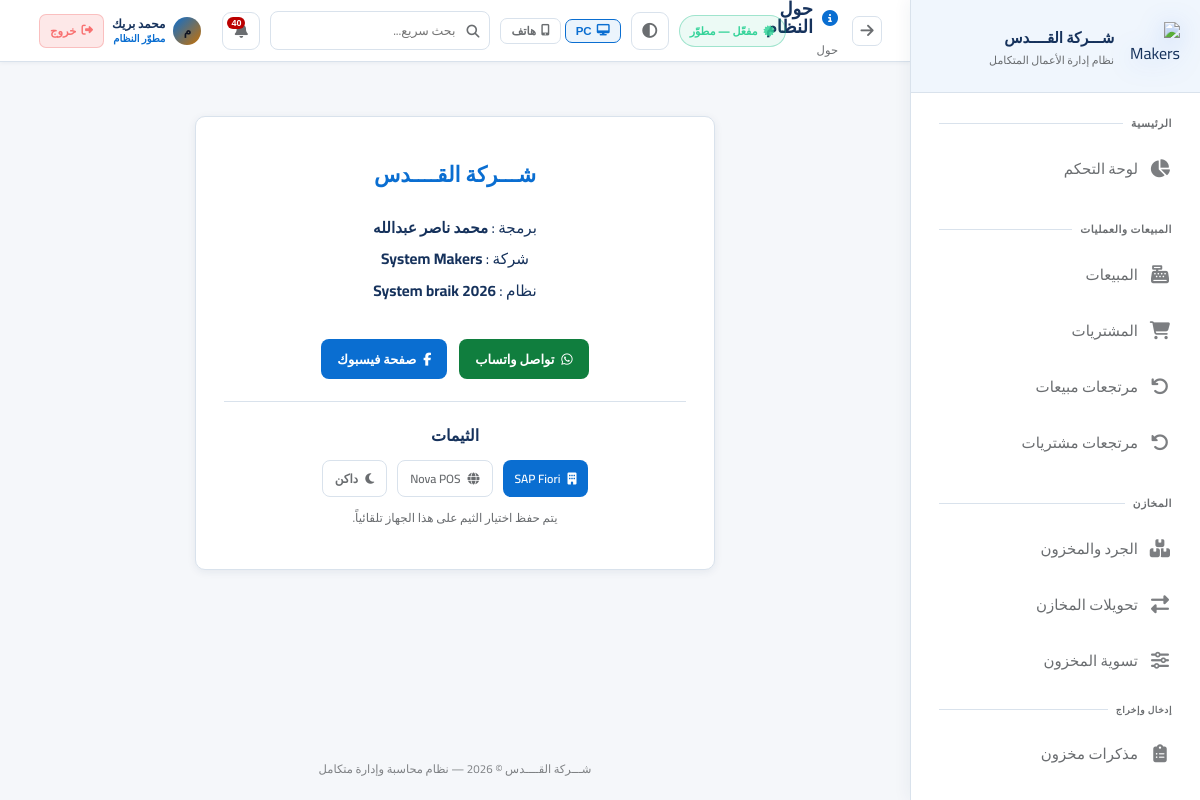
Page /about (signed in) on the committed database.
### app.py (models this page shows, shortened)
class AppSetting(db.Model):
    id = db.Column(db.Integer, primary_key=True)
    key = db.Column(db.String(80), unique=True, nullable=False)
    value = db.Column(db.Text)

class User(UserMixin, db.Model):
    id = db.Column(db.Integer, primary_key=True)
    username = db.Column(db.String(80), unique=True, nullable=False)
    password_hash = db.Column(db.String(256))
    full_name = db.Column(db.String(120))
    role = db.Column(db.String(20), default='user')  # developer, admin, manager, user
    branch_id = db.Column(db.Integer, db.ForeignKey('branch.id'))
    is_active = db.Column(db.Boolean, default=True)
    created_at = db.Column(db.DateTime, default=datetime.utcnow)
    last_seen = db.Column(db.DateTime, nullable=True)
    last_ip = db.Column(db.String(64), nullable=True)
    last_user_agent = db.Column(db.String(256), nullable=True)
    permissions = db.Column(db.Text)  # JSON list of permission keys; empty = استخدام صلاحيات الدور

### app.py (the view)
@app.route('/about')
@login_required
def about():
    gs = get_app_settings_dict(branch_id=getattr(current_user, 'branch_id', None))
    return render_template('about.html', settings=gs)

### app.py (called while the page is built, shortened)
@login_manager.user_loader
def load_user(user_id):
    return User.query.get(int(user_id))

def user_can(user, perm: str) -> bool:
    if not user or not user.is_authenticated:
        return False
    if getattr(user, 'role', None) == 'developer':
        return True

def user_can_approve_transfers(user) -> bool:
    if not user or not user.is_authenticated:
        return False
    if getattr(user, 'role', None) in ('developer', 'admin'):
        return True
    custom = _perm_list_from_user(user)
    if custom is not None:
        return 'transfer_approve' in custom
    return False

def user_can_delete_users_account(user) -> bool:
    if not user or not user.is_authenticated:
        return False
    if getattr(user, 'role', None) == 'developer':
        return True

def permission_keys_for_editor(viewer):
    if not viewer or not getattr(viewer, 'is_authenticated', False):
        return [x for x in PERMISSION_KEYS if x[0] not in DEVELOPER_ONLY_PERMS]
    if getattr(viewer, 'role', None) == 'developer':
        return list(PERMISSION_KEYS)
    return [x for x in PERMISSION_KEYS if x[0] not in DEVELOPER_ONLY_PERMS]

def subscription_status_for_ui():
    if not current_user.is_authenticated:
        return None
    gs = get_app_settings_dict(branch_id=None)
    lic_msg = (gs.get('license_expiry_message') or DEFAULT_SETTINGS.get('license_expiry_message', '') or '').strip()
    if getattr(current_user, 'role', None) == 'developer':
        return {'kind': 'developer', 'line': 'مفعّل — مطوّر', 'client_message': lic_msg}

def _pending_transfers_count_for_user(user):
    if not user or not user.is_authenticated:
        return 0
    q = TransferRequest.query.filter_by(status='pending')
    if user_can_approve_transfers(user):
        q = q.filter(
            db.or_(
                TransferRequest.approver_user_id.is_(None),
                TransferRequest.approver_user_id == user.id,
            )
        )
        return q.count()
    return 0

@app.before_request
def erp_sqlite_autobackup_start():
    if getattr(erp_sqlite_autobackup_start, '_started', False):
        return

### templates/about.html (shortened to what this page needs)
{% extends 'base.html' %}
{% set block_icon = 'fas fa-info-circle' %}
{% block breadcrumb %}حول{% endblock %}
{% block content %}
<div class="card" style="max-width:520px;margin:2rem auto;text-align:center;">
    <div class="card-body" style="padding:2.5rem 1.75rem;">
        <div style="font-size:1.35rem;font-weight:800;margin-bottom:1.25rem;color:var(--accent);line-height:1.6;">
            {{ app_brand_title }}
        </div>
        <div style="font-size:0.95rem;line-height:2.1;color:var(--text);">
            <div>برمجة : <strong>محمد ناصر عبدالله</strong></div>
            <div>شركة : <strong>System Makers</strong></div>
            <div>نظام : <strong>{{ settings.get('program_label', 'Silsal POS') }}</strong></div>
        </div>
        <div style="display:flex;flex-wrap:wrap;gap:12px;justify-content:center;margin-top:2rem;">
            <a href="https://wa.me/201103763082" target="_blank" rel="noopener noreferrer" class="btn btn-success">
                <i class="fab fa-whatsapp"></i> تواصل واتساب
            </a>
            <a href="https://www.facebook.com/profile.php?id=100095476066188" target="_blank" rel="noopener noreferrer" class="btn btn-info">
                <i class="fab fa-facebook-f"></i> صفحة فيسبوك
            </a>
        </div>
        <div style="margin-top:22px;padding-top:18px;border-top:1px solid var(--border);">
            <div style="font-weight:800;margin-bottom:10px;color:var(--text);">الثيمات</div>
            <div style="display:flex;flex-wrap:wrap;gap:10px;justify-content:center;">
                <button type="button" class="btn btn-primary btn-sm" onclick="erpSetTheme('fiori')"><i class="fas fa-building"></i> SAP Fiori</button>
                <button type="button" class="btn btn-outline btn-sm" onclick="erpSetTheme('light')"><i class="fas fa-globe"></i> Nova POS</button>
                <button type="button" class="btn btn-outline btn-sm" onclick="erpSetTheme('dark')"><i class="fas fa-moon"></i> داكن</button>
            </div>
            <div style="margin-top:10px;font-size:12px;color:var(--text-muted);line-height:1.8;">
                يتم حفظ اختيار الثيم على هذا الجهاز تلقائياً.
            </div>
        </div>
    </div>
</div>
{% endblock %}

### templates/base.html (shortened to what this page needs)
<!DOCTYPE html>
<html lang="ar" dir="rtl" data-theme="fiori" data-layout-default="{{ layout_max_width | default('1400px') }}">
<head>
    <link rel="stylesheet" href="https://cdnjs.cloudflare.com/ajax/libs/font-awesome/6.5.0/css/all.min.css">
    <link rel="stylesheet" href="{{ url_for('static', filename='css/style.css') }}">
</head>
<body>
<aside class="sidebar sidebar-enterprise" id="sidebar">
    <div class="sidebar-logo">
        <div class="logo-icon">
            <img src="{{ url_for('static', filename='img/logo-makers-erp-3d.png') }}" alt="Makers ERP">
        </div>
        <div class="logo-text">
            <div class="name">{{ app_brand_title | default('Silsal POS') }}</div>
            <div class="sub">نظام إدارة الأعمال المتكامل</div>
        </div>
    </div>
    <nav class="sidebar-nav" id="sidebarNav" style="display:flex;flex-direction:column;padding-bottom:8px;">
        <div class="nav-section">
            <div class="nav-label">الرئيسية</div>
            {% if can('dashboard') %}
            <a href="{{ url_for('dashboard') }}" class="nav-link {% if request.endpoint=='dashboard' %}active{% endif %}">
                <i class="fas fa-chart-pie"></i><span class="label">لوحة التحكم</span>
            </a>
            {% endif %}
        </div>
        {% if can('sales') or can('purchases') or can('returns') %}
        <div class="nav-section">
            <div class="nav-label">المبيعات والعمليات</div>
            {% if can('sales') %}
            <a href="{{ url_for('sales') }}" class="nav-link {% if 'sale' in (request.endpoint or '') and 'return' not in (request.endpoint or '') and 'report' not in (request.endpoint or '') %}active{% endif %}">
                <i class="fas fa-cash-register"></i><span class="label">المبيعات</span>
            </a>
            {% endif %}
            {% if can('purchases') %}
            <a href="{{ url_for('purchases') }}" class="nav-link {% if 'purchase' in (request.endpoint or '') and 'return' not in (request.endpoint or '') and 'report' not in (request.endpoint or '') %}active{% endif %}">
                <i class="fas fa-shopping-cart"></i><span class="label">المشتريات</span>
            </a>
            {% endif %}
            {% if can('returns') %}
            <a href="{{ url_for('sale_returns') }}" class="nav-link {% if request.endpoint in ['sale_returns','new_sale_return'] %}active{% endif %}">
                <i class="fas fa-undo"></i><span class="label">مرتجعات مبيعات</span>
            </a>
            <a href="{{ url_for('purchase_returns') }}" class="nav-link {% if request.endpoint in ['purchase_returns','new_purchase_return'] %}active{% endif %}">
                <i class="fas fa-undo-alt"></i><span class="label">مرتجعات مشتريات</span>
            </a>
            {% endif %}
        </div>
        {% endif %}
        {% if can('inventory') or can('transfers') or can('adjust_stock') %}
        <div class="nav-section">
            <div class="nav-label">المخازن</div>
            {% if can('inventory') %}
            <a href="{{ url_for('inventory') }}" class="nav-link {% if request.endpoint=='inventory' %}active{% endif %}">
                <i class="fas fa-boxes"></i><span class="label">الجرد والمخزون</span>
            </a>
            {% endif %}
            {% if can('transfers') %}
            <a href="{{ url_for('transfers') }}" class="nav-link {% if 'transfer' in (request.endpoint or '') %}active{% endif %}">
                <i class="fas fa-exchange-alt"></i><span class="label">تحويلات المخازن</span>
            </a>
            {% endif %}
            {% if can('adjust_stock') %}
            <a href="{{ url_for('adjust_stock') }}" class="nav-link {% if request.endpoint=='adjust_stock' %}active{% endif %}">
                <i class="fas fa-sliders-h"></i><span class="label">تسوية المخزون</span>
            </a>
            {% endif %}
            {% if can('inventory') %}
            <div class="nav-label" style="padding-top:10px;font-size:9px;">إدخال وإخراج</div>
            <a href="{{ url_for('inventory_memos_list') }}" class="nav-link ">
                <i class="fas fa-clipboard-list"></i><span class="label">مذكرات مخزون</span>
            </a>
            {% endif %}
        </div>
        {% endif %}
        {% if can('customers') or can('suppliers') or can('employees') %}
        <div class="nav-section">
        </div>
        {% endif %}
    </nav>
</aside>
<main class="main-content">
    <div class="topbar">
        <div style="display:flex;align-items:center;gap:14px;">
            <button type="button" onclick="history.back()" class="icon-btn" title="رجوع" style="font-size:15px;flex-shrink:0;"><i class="fas fa-arrow-right"></i></button>
            <div>
                <div class="page-title"><i class="{{ block_icon | default('fas fa-home') }}"></i>{% block page_title %}الرئيسية{% endblock %}</div>
                <div class="breadcrumb">{% block breadcrumb %}{{ app_brand_title }}{% endblock %}</div>
            </div>
        </div>
        <div class="topbar-right">
            {% if subscription_status %}
            <span class="sub-pill {% if subscription_status.kind in ('developer','permanent') %}ok{% elif subscription_status.kind in ('expired','none') %}bad{% else %}warn{% endif %}" title="حالة الاشتراك / الترخيص">
                <i class="fas fa-certificate" style="margin-left:6px;opacity:.85;"></i>{{ subscription_status.line }}
            </span>
            {% endif %}
            <button type="button" class="theme-toggle" onclick="erpToggleTheme()" title="تبديل الثيم (Fiori / فاتح / داكن)"><i class="fas fa-adjust"></i></button>
            <div class="erp-device-layout-tools" style="display:flex;align-items:center;gap:4px;flex-shrink:0;" title="وضع العرض — يُحفظ على هذا الجهاز فقط">
                <button type="button" id="btnLayoutPC" onclick="erpSetLayout('pc')" title="عرض PC"
                    style="display:flex;align-items:center;gap:5px;padding:5px 10px;border-radius:7px;font-size:11.5px;font-weight:700;
                           border:1px solid var(--border);background:transparent;color:var(--text-muted);cursor:pointer;transition:all .18s;">
                    <i class="fas fa-desktop"></i> PC
                </button>
                <button type="button" id="btnLayoutPhone" onclick="erpSetLayout('phone')" title="عرض هاتف"
                    style="display:flex;align-items:center;gap:5px;padding:5px 10px;border-radius:7px;font-size:11.5px;font-weight:700;
                           border:1px solid var(--border);background:transparent;color:var(--text-muted);cursor:pointer;transition:all .18s;">
                    <i class="fas fa-mobile-alt"></i> هاتف
                </button>
            </div>
            <div style="position:relative;" id="globalSearchWrapper">
                <div style="position:relative;">
                    <i class="fas fa-search" style="position:absolute;right:11px;top:50%;transform:translateY(-50%);color:var(--text-muted);font-size:13px;pointer-events:none;"></i>
                    <input type="text" id="globalSearchInput" placeholder="بحث سريع..." autocomplete="off"
                        style="width:220px;padding:7px 34px 7px 12px;background:rgba(255,255,255,.04);border:1px solid var(--border);
                               border-radius:8px;color:var(--text);font-family:Cairo,sans-serif;font-size:12.5px;transition:all .2s;"
                        onfocus="this.style.borderColor='var(--accent)';this.style.width='280px'"
                        onblur="setTimeout(()=>{this.style.borderColor='';this.style.width='220px';closeGlobalSearch()},200)">
                </div>
            </div>
            <div style="position:relative;" id="notifWrapper">
                <button class="notif-btn" onclick="toggleNotif()" title="الإشعارات">
                    <i class="fas fa-bell"></i>
                    <span class="notif-count" id="notifCount"></span>
                </button>
            </div>
            <div style="display:flex;align-items:center;gap:8px;padding:4px 10px;border-radius:10px;
                        background:rgba(255,255,255,.05);border:1px solid rgba(255,255,255,.09);
                        backdrop-filter:blur(12px);-webkit-backdrop-filter:blur(12px);flex-shrink:0;">
                <div style="width:28px;height:28px;border-radius:50%;background:linear-gradient(135deg,var(--accent),#c97000);
                            display:flex;align-items:center;justify-content:center;font-size:12px;font-weight:800;color:#0f1422;flex-shrink:0;">
                    {{ (current_user.full_name or current_user.username)[0] }}
                </div>
                <div style="line-height:1.3;min-width:0;">
                    <div style="font-size:12px;font-weight:700;color:var(--text);white-space:nowrap;overflow:hidden;text-overflow:ellipsis;max-width:100px;">
                        {{ current_user.full_name or current_user.username }}
                    </div>
                    <div style="font-size:10px;color:var(--accent);font-weight:600;">
                        {% if current_user.role=='developer' %}مطوّر النظام
                        {% elif current_user.role=='admin' %}مدير النظام
                        {% elif current_user.role=='manager' %}مشرف
                        {% else %}مستخدم{% endif %}
                    </div>
                </div>
                <a href="{{ url_for('logout') }}" title="تسجيل الخروج"
                   style="display:flex;align-items:center;gap:5px;padding:5px 10px;border-radius:7px;
                          background:rgba(239,68,68,.12);border:1px solid rgba(239,68,68,.25);
                          color:#f87171;font-size:11.5px;font-weight:700;text-decoration:none;white-space:nowrap;
                          transition:all .18s;flex-shrink:0;"
                   onmouseover="this.style.background='rgba(239,68,68,.22)';this.style.borderColor='rgba(239,68,68,.5)'"
                   onmouseout="this.style.background='rgba(239,68,68,.12)';this.style.borderColor='rgba(239,68,68,.25)'">
                    <i class="fas fa-sign-out-alt"></i> خروج
                </a>
            </div>
        </div>
    </div>
    <div class="content fade-in">
        {% block content %}{% endblock %}
    </div>
    <div class="app-footer-note">{{ app_brand_title }} © 2026 — نظام محاسبة وإدارة متكامل</div>
</main>
</body>
</html>

### static/css/style.css (style rules this page uses)
html { scrollbar-width:auto;scrollbar-color:rgba(255,255,255,.35) rgba(255,255,255,.05) }
.nav-link, .btn, .stat-card, .card { transition: all 0.2s ease; }

### rows in the picture
AppSetting: value "شـــركة القــــدس"
User: full_name "م", full_name "محمد بريك"
AppSetting: get "System braik 2026"

### other values in the picture
{{ subscription_status.line }} "مفعّل — مطوّر"
